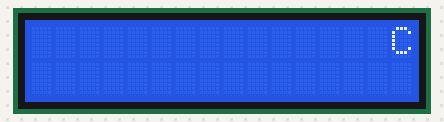
A sketch run on a simulated Arduino Uno, built with avr-gcc and run on an emulated ATmega328P. Parts: 16×2 character LCD.

Above: at 0.23 s.
At 4.16 s:
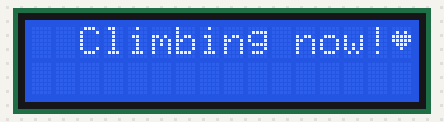
At 8.08 s:
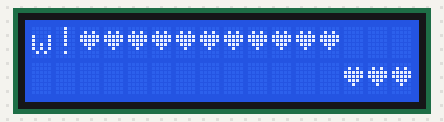
At 15.94 s:
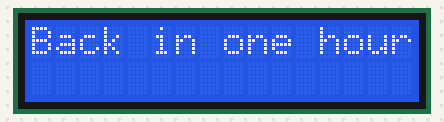
At 23.79 s:
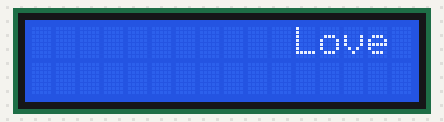
At 31.8 s:
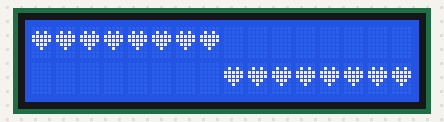

The sketch:

lcd_sketch.ino
```cpp
#include <LiquidCrystal_I2C.h>

LiquidCrystal_I2C lcd(0x27, 16, 2);

byte heart[8] = {
  0b00000,
  0b01010,
  0b11111,
  0b11111,
  0b01110,
  0b00100,
  0b00000,
};

const char* messages[] = {
  "Climbing now!",
  "Back in one hour",
  "Love you"
};

int messageCount = 3;
int messageIndex = 0;

void showMessage(const char* text) {
  lcd.clear();

  lcd.setCursor(16, 0);
  lcd.print(text);


  for (int i = 0; i < 32; i++) {
    lcd.scrollDisplayLeft();
    lcd.write(byte(0));
    delay(300);
  }

  delay(1500);
}

void setup() {
  lcd.init();
  lcd.backlight();
  lcd.createChar(0, heart);
}

void loop() {
  showMessage(messages[messageIndex]);

  messageIndex++;
  if (messageIndex >= messageCount) {
    messageIndex = 0;
  }
}
```

Measured:
- what the display in image 5 shows lasts 1.8 s, from 31.8 s to 33.6 s
